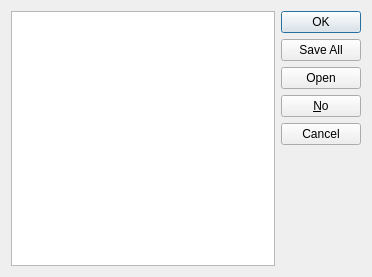
<?xml version="1.0" encoding="UTF-8"?>
<ui version="4.0">
 <class>InfoDialog</class>
 <widget class="QDialog" name="InfoDialog">
  <property name="geometry">
   <rect>
    <x>0</x>
    <y>0</y>
    <width>372</width>
    <height>277</height>
   </rect>
  </property>
  <property name="windowTitle">
   <string>Dialog</string>
  </property>
  <layout class="QHBoxLayout" name="horizontalLayout_2">
   <item>
    <layout class="QHBoxLayout" name="horizontalLayout">
     <item>
      <widget class="QTextEdit" name="textEdit"/>
     </item>
     <item>
      <widget class="QDialogButtonBox" name="buttonBox">
       <property name="orientation">
        <enum>Qt::Vertical</enum>
       </property>
       <property name="standardButtons">
        <set>QDialogButtonBox::Cancel|QDialogButtonBox::No|QDialogButtonBox::Ok|QDialogButtonBox::Open|QDialogButtonBox::SaveAll</set>
       </property>
      </widget>
     </item>
    </layout>
   </item>
  </layout>
 </widget>
 <resources/>
 <connections/>
</ui>
